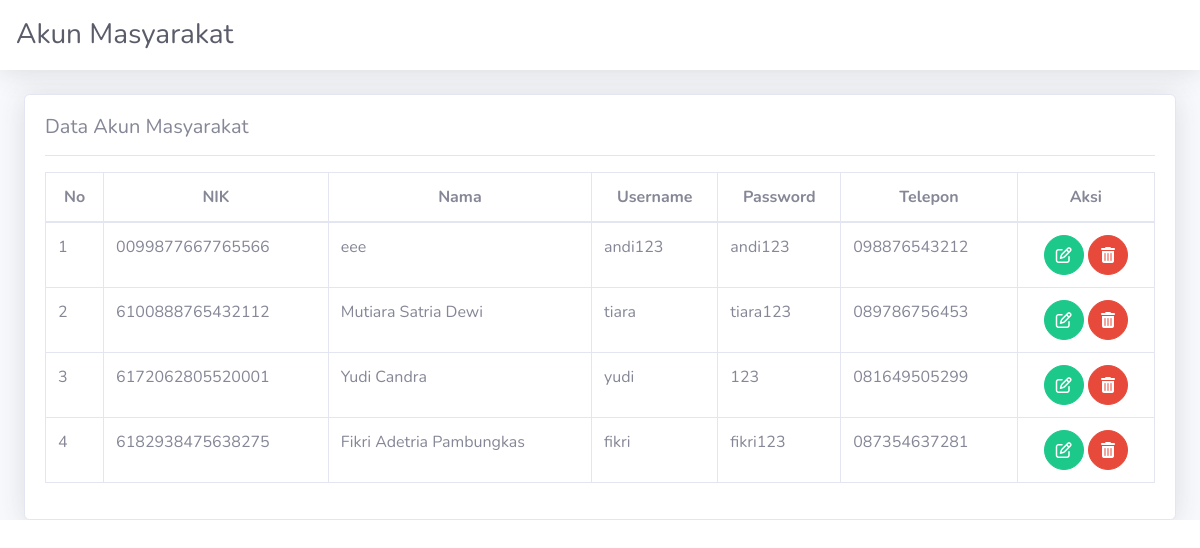
The page /akun_masyarakat.php on the database its author committed.
### tables this page shows
CREATE TABLE `akun` (
  `nik` varchar(16) NOT NULL,
  `nama` varchar(30) NOT NULL,
  `username` varchar(30) NOT NULL,
  `password` varchar(30) NOT NULL,
  `telp` varchar(12) NOT NULL
);

### akun_masyarakat.php (the view, shortened to what this page needs)
<!DOCTYPE html>
<html lang="en">
<head>
  <link href="vendor/fontawesome-free/css/all.min.css" rel="stylesheet" type="text/css">
  <link href="css/sb-admin-2.min.css" rel="stylesheet">
</head>
<body id="page-top">
  <div id="wrapper">
    <div id="content-wrapper" class="d-flex flex-column">
      <div id="content">
        <nav class="navbar navbar-expand navbar-light bg-white topbar mb-4 static-top shadow">
          <h1 class="h3 mb-0 text-gray-800">Akun Masyarakat</h1>
        </nav>
        <div class="container-fluid">
          <div class="card shadow">
            <div class="card-body">
            <h5>Data Akun Masyarakat</h5>
              <hr>
              <div class="table-responsive">
                <table class="table table-bordered" id="dataTable" width="100%" cellspacing="0">
                  <thead>
                    <tr class="text-center">
                      <th>No</th>
                      <th>NIK</th>
                      <th>Nama</th>
                      <th>Username</th>
                      <th>Password</th>
                      <th>Telepon</th>
                      <th>Aksi</th>
                    </tr>
                  </thead>
                  <tbody>
                <?php
                require 'conn.php';
                $query = "SELECT * FROM akun";
                $result = mysqli_query($db, $query);
                $no = 1;
                while ($data = mysqli_fetch_assoc($result)) {
                ?>
                    <tr>
                      <td><?php echo $no++; ?></td>
                      <td><?php echo $data['nik']; ?></td>
                      <td><?php echo $data['nama']; ?></td>
                      <td><?php echo $data['username']; ?></td>
                      <td><?php echo $data['password']; ?></td>
                      <td><?php echo $data['telp']; ?></td>
                      <td class="text-center">
                        <a class="btn btn-success btn-circle" href="admin.php?url=edit_masyarakat&nik=<?php echo $data['nik']; ?>">
                          <i class="fa fa-edit"></i>
                        </a>
                        <a class="btn btn-danger btn-circle" href="#" onclick="confirmDelete('<?php echo $data['nik']; ?>')">
                          <i class="fa fa-trash"></i>
                        </a>
                      </td>
                    </tr>
                <?php } ?>
                  </tbody>
            </table>
              </div>
            </div>
          </div>
        </div>
      </div>
    </div>
  </div>
</body>
</html>

### rows shown on the page
akun: nik "0099877667765566", nama "eee", username "andi123", password "andi123", telp "098876543212"
akun: nik "6100888765432112", nama "Mutiara Satria Dewi", username "tiara", password "tiara123", telp "089786756453"
akun: nik "6172062805520001", nama "Yudi Candra", username "yudi", password "123", telp "081649505299"
akun: nik "6182938475638275", nama "Fikri Adetria Pambungkas", username "fikri", password "fikri123", telp "087354637281"
